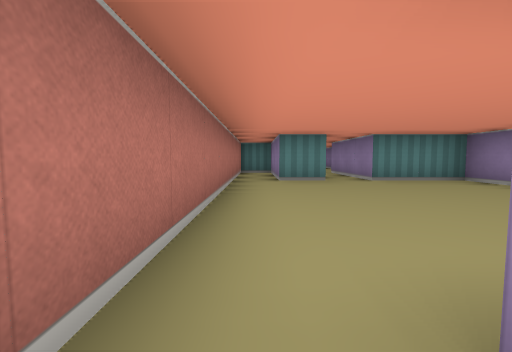
View 1 (above)

20 first-person views from a walk through a cub3D ray-caster map. The camera is about half as high as the walls, tilts 4° down and sees 90° across. The floor is counted in squares. Each view is taken from the middle of a square. On the plan, view 1 faces up. The plan holds only what a view shows up to about 9 squares ahead; the rest is blank.

View 2
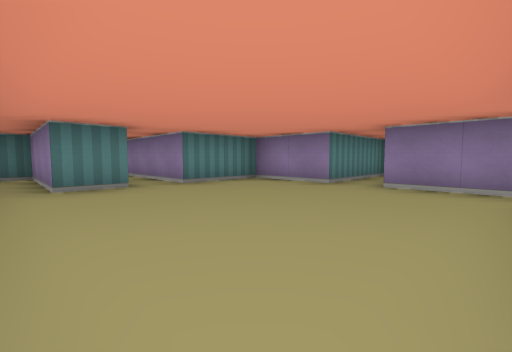

View 3
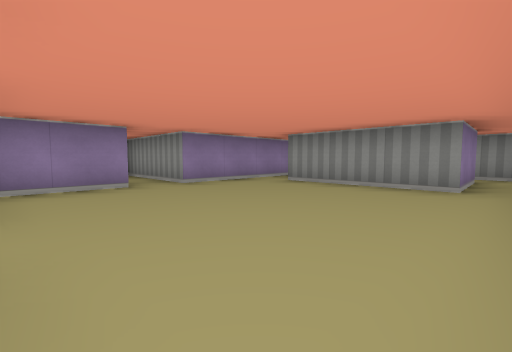

View 4
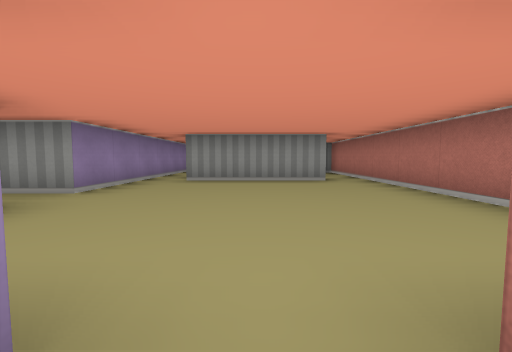

View 5
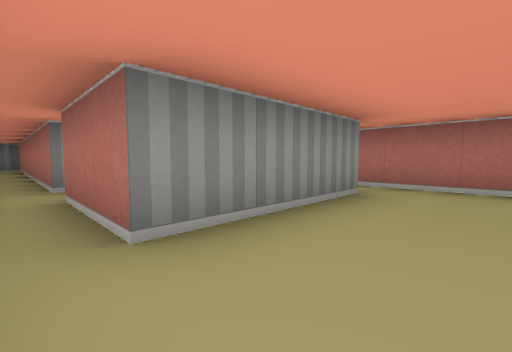

View 6
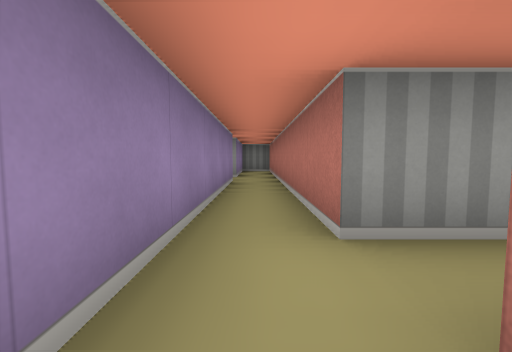

View 7
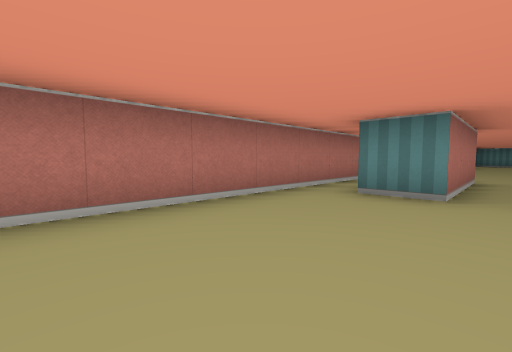

View 8
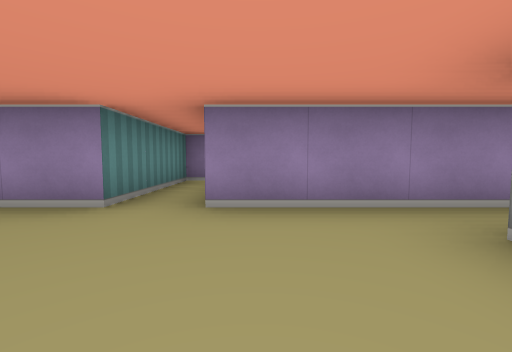

View 9
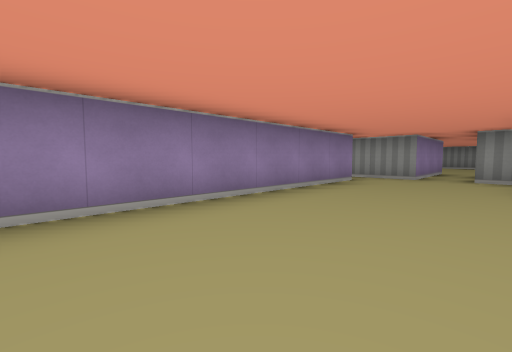

View 10
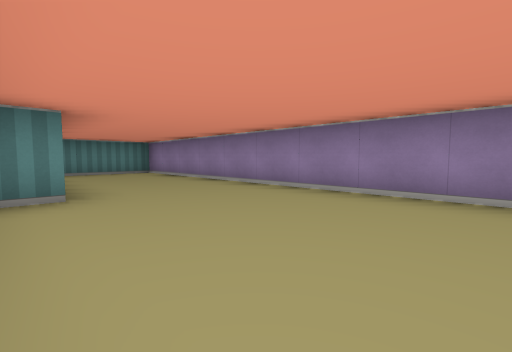

View 11
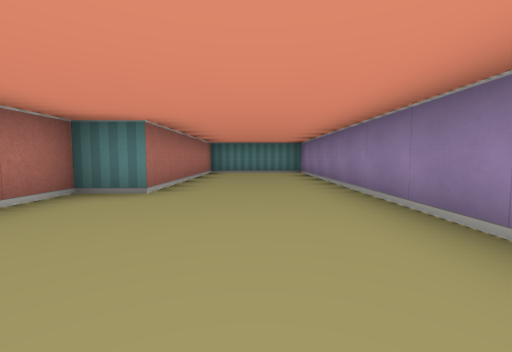

View 12
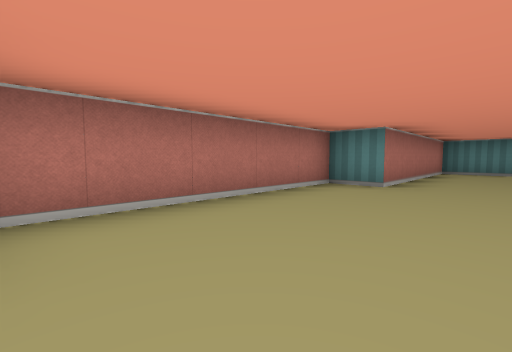

View 13
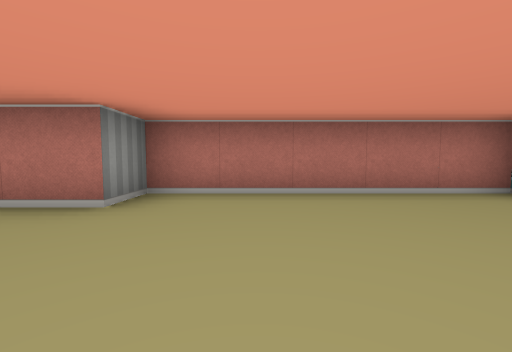

View 14
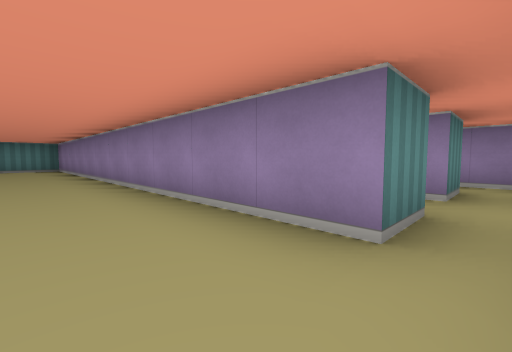

View 15
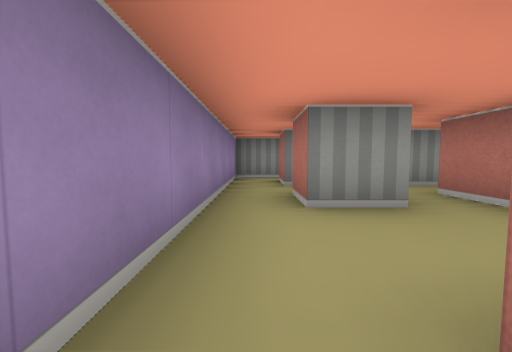

View 16
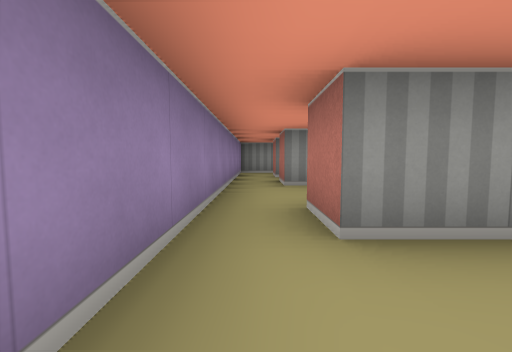

View 17
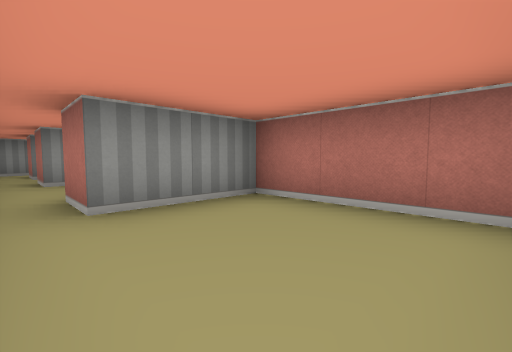

View 18
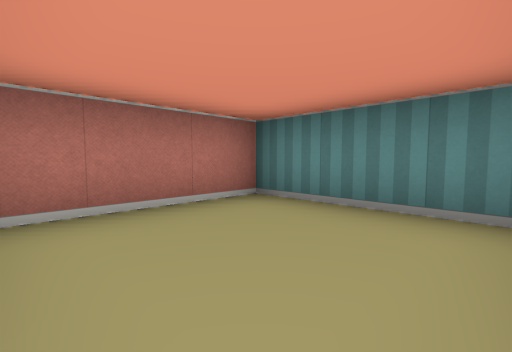

View 19
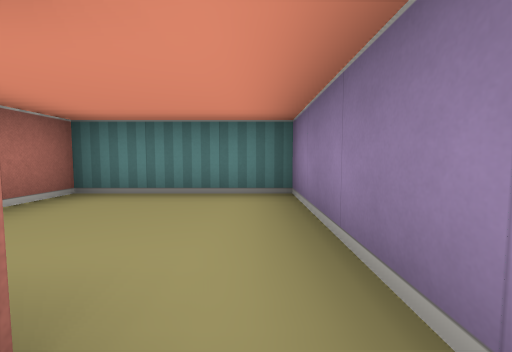

View 20
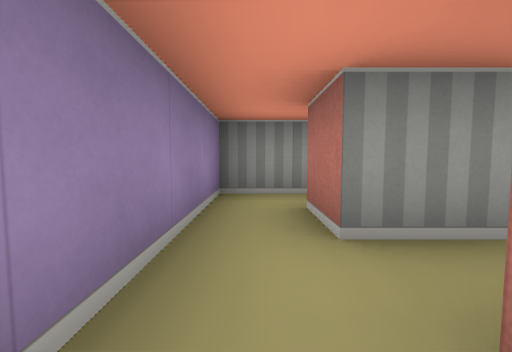

### Floor plan
Points are (right, up) in squares from view 1. A wall is a line through its corners. A room is listed if a view was taken in it or the views show most of it. See-through windows are left out.
Room 1 (view 1)
walls: (0.5, -1.5) (0.5, 0.5); (2.4, -2.5) (3.5, -2.5); (-0.5, 0.5) (-0.5, -2.5) (0.6, -2.5)
ways out: opening at (0, -0.5) to room 2; opening at (3, -2) to room 6
Room 2 (views 2, 3, 4, 5, 6, 7, 8)
walls: (0.5, 0.5) (3.5, 0.5) (3.5, -1.5); (4.5, -1.5) (4.5, 2.5) (7.5, 2.5); (7.5, 3) (7.5, 3.5) (4.5, 3.5) (4.5, 5.5) (2.5, 5.5) (2.5, 8.5); (1.5, 8.5) (1.5, 5.5) (0.5, 5.5) (0.5, 8.5) (-0.5, 8.5); (-0.5, 8.1) (-0.5, 0.5)
ways out: opening at (0, -0.5) to room 1; opening at (2, 9) to room 3; opening at (4, -0.5) to room 6
Room 3 (views 9, 10, 11, 12, 13, 14)
walls: (4.5, 9.5) (3.5, 9.5) (3.5, 20.5) (0.5, 20.5) (0.5, 15.5) (-0.5, 15.5) (-0.5, 10.5) (0.5, 10.5) (0.5, 9.4); (2.5, 8.5) (4.4, 8.5); (0.9, 8.5) (1.5, 8.5)
ways out: opening at (2, 9) to room 2; opening at (4, 9) to room 4
Room 4 (views 15, 19, 20)
walls: (5.4, 8.5) (6.5, 8.5) (6.5, 7.5); (5.4, 10.5) (6.5, 10.5) (6.5, 9.5) (5.5, 9.5); (4.5, 10.5) (4.5, 9.5); (6.2, 6.5) (7.5, 6.5) (7.5, 13.5); (6.5, 13.5) (6.5, 12.5)
ways out: opening at (4, 9) to room 3; opening at (7, 13) to room 5
Room 5 (views 16, 17, 18)
walls: (7.5, 13.5) (7.5, 16.5) (4.5, 16.5) (4.5, 13.5) (6.5, 13.5)
ways out: opening at (7, 13) to room 4
Room 6 (no view inside)
walls: (4.5, -6.5) (4.5, -1.5); (3.5, -2.5) (3.5, -10.2); (4.5, -9.8) (4.5, -7.8)
ways out: opening at (3, -2) to room 1; opening at (4, -0.5) to room 2

Where each view was taken, in squares from view 1:
view 1: 0 up, 0 right, facing up
view 2: 1 up, 0 right, facing up-right
view 3: 5 up, 0 right, facing down-right
view 4: 6 up, 2 right, facing down
view 5: 2 up, 4 right, facing down-left
view 6: 1 down, 4 right, facing down
view 7: 2 up, 2 right, facing up-left
view 8: 2 up, 2 right, facing right
view 9: 15 up, 1 right, facing down-right
view 10: 12 up, 0 right, facing up-right
view 11: 12 up, 2 right, facing up
view 12: 11 up, 2 right, facing up-left
view 13: 12 up, 3 right, facing left
view 14: 9 up, 2 right, facing up-right
view 15: 13 up, 7 right, facing down
view 16: 15 up, 7 right, facing down
view 17: 16 up, 7 right, facing down-left
view 18: 14 up, 7 right, facing up-left
view 19: 13 up, 7 right, facing up
view 20: 10 up, 7 right, facing down
